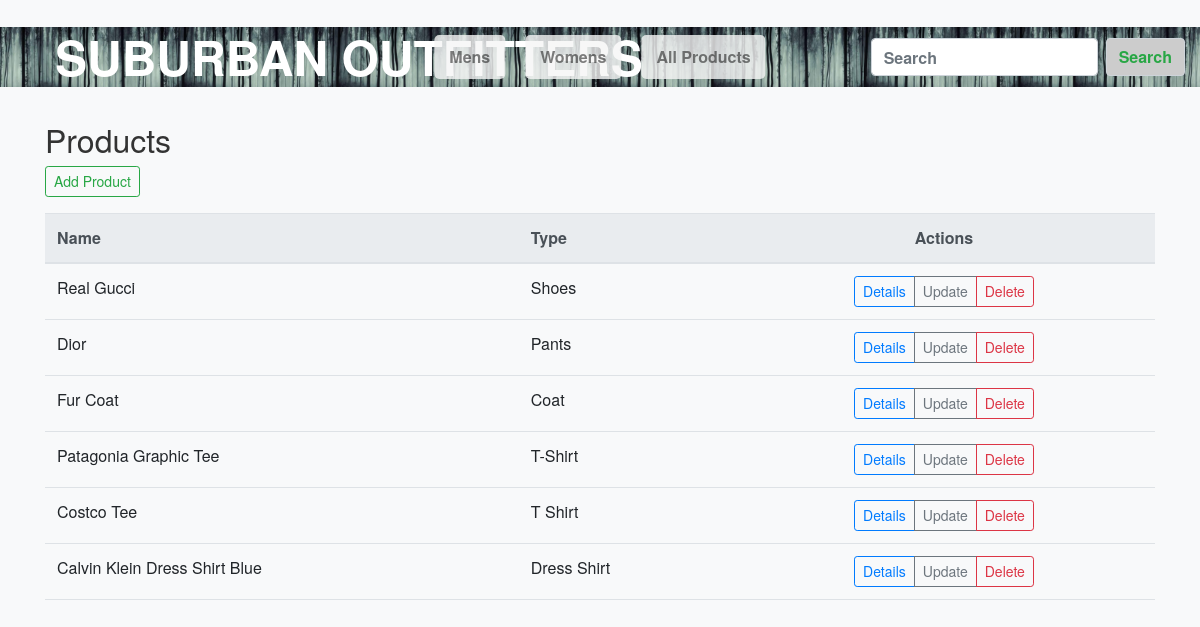
The page /customers/product_list/ on the database as committed earlier.
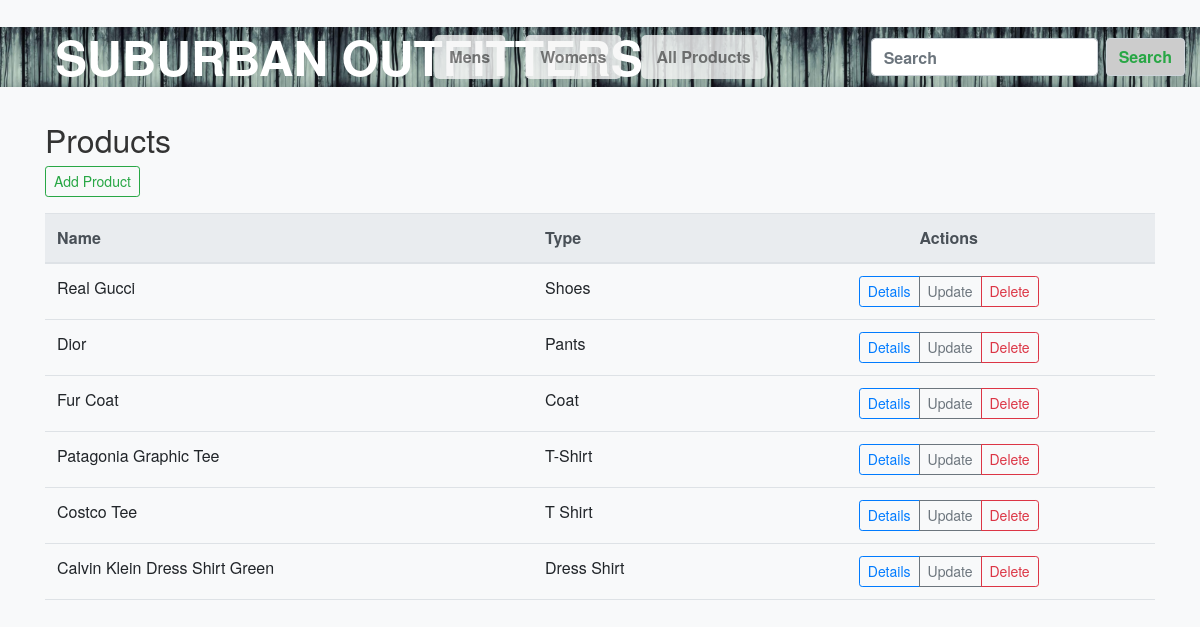
The same page on the database as committed later.
### customer/models.py (models this page shows, shortened)
class Product(models.Model):
    GENDER_CHOICES = (
        ('M', 'Men'),
        ('W', 'Women'),
    )
    productName = models.CharField(max_length=200)
    productType = models.CharField(max_length=200)
    price = models.DecimalField(max_digits=10, decimal_places=2, default=0.00)
    gender = models.CharField(max_length=1, choices=GENDER_CHOICES, default='M')
    description = models.TextField(default='No description provided.')
    size = models.CharField(max_length=50, blank=True)
    quantity = models.IntegerField(default=0)
    image = models.ImageField(upload_to='product_images/', default='default.jpg')

### customer/views.py (the view)
# urls.py: path('product_list/', views.ProductListView.as_view(), name='product_list'),
class ProductListView(View):
    def get(self, request):
        products = Product.objects.all()
        context = {
            'products': products
        }
        return render(request, 'product_list.html', context=context)

### customer/context_processors.py (called while the page is built)
def categories(request):
    return {
        'categories': Category.objects.all()
    }

### templates/product_list.html (shortened to what this page needs)
{% load static %}
<!DOCTYPE html>
<html>
<head>
    <link rel="stylesheet" href="https://stackpath.bootstrapcdn.com/bootstrap/4.5.2/css/bootstrap.min.css">
    <link rel="stylesheet" href="{% static 'css/styles.css' %}">
</head>
<body>
    {% include "nav.html" %}
    <div class="container mt-3">
        <a href="{% url 'product_list' %}" class="text-decoration-none">
            <h2>Products</h2>
        </a>
        <a href="{% url 'product_add' %}" class="btn btn-outline-success btn-sm mb-3">Add Product</a>
        <div class="table-responsive">
            <table class="table">
                <thead class="thead-light">
                    <tr>
                        <th>Name</th>
                        <th>Type</th>
                        <th class="text-center">Actions</th>
                    </tr>
                </thead>
                <tbody>
                    {% for product in products %}
                    <tr>
                        <td>{{ product.productName }}</td>
                        <td>{{ product.productType }}</td>
                        <td class="text-center">
                            <div class="btn-group" role="group" aria-label="Basic example">
                                <a href="{% url 'product_details' product.id %}" class="btn btn-outline-primary btn-sm">Details</a>
                                <a href="{% url 'product_update' product.id %}" class="btn btn-outline-secondary btn-sm">Update</a>
                                <a href="{% url 'product_delete' product.id %}" class="btn btn-outline-danger btn-sm">Delete</a>
                            </div>
                        </td>
                    </tr>
                    {% empty %}
                    <tr>
                        <td colspan="3">No products found.</td>
                    </tr>
                    {% endfor %}
                </tbody>
            </table>
        </div>
    </div>
</body>
</html>

Rows that differ between the two databases and show on the page:
removed Product: productName "Calvin Klein Dress Shirt Blue", productType "Dress Shirt"
added Product: productName "Calvin Klein Dress Shirt Green", productType "Dress Shirt"
